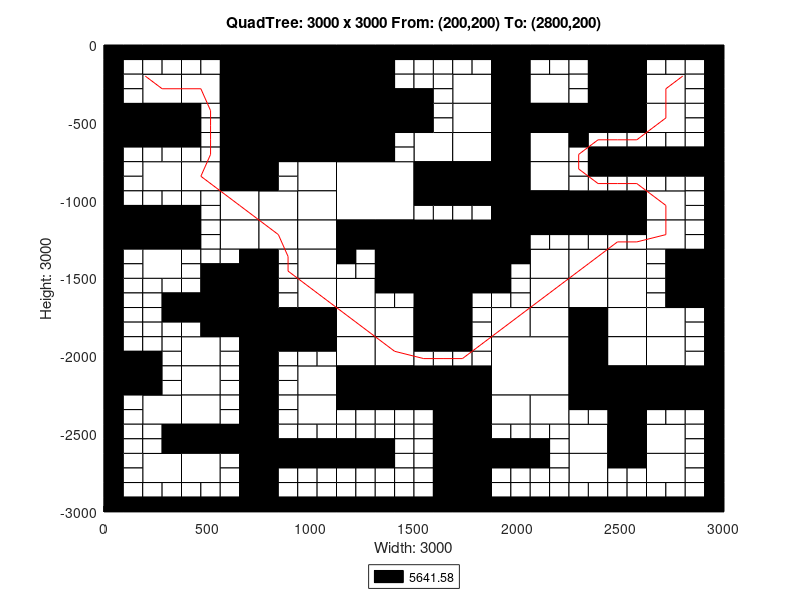

Here is the MATLAB script that generated this plot:
axis([0 3000 -3000 0]);
title('QuadTree: 3000 x 3000 From: (200,200) To: (2800,200)');
xlabel('Width: 3000');
ylabel('Height: 3000');
rectangle('Position',[750 -375 375 375], 'FaceColor',[0 0 0]);
rectangle('Position',[750 -750 375 375], 'FaceColor',[0 0 0]);
rectangle('Position',[1125 -1125 375 375], 'FaceColor',[1 1 1]);
rectangle('Position',[1500 -1500 375 375], 'FaceColor',[0 0 0]);
rectangle('Position',[1875 -2250 375 375], 'FaceColor',[1 1 1]);
rectangle('Position',[187.5 -375 187.5 187.5], 'FaceColor',[1 1 1]);
rectangle('Position',[562.5 -187.5 187.5 187.5], 'FaceColor',[0 0 0]);
rectangle('Position',[375 -375 187.5 187.5], 'FaceColor',[1 1 1]);
rectangle('Position',[562.5 -375 187.5 187.5], 'FaceColor',[0 0 0]);
rectangle('Position',[0 -562.5 187.5 187.5], 'FaceColor',[0 0 0]);
rectangle('Position',[187.5 -562.5 187.5 187.5], 'FaceColor',[0 0 0]);
rectangle('Position',[562.5 -562.5 187.5 187.5], 'FaceColor',[0 0 0]);
rectangle('Position',[562.5 -750 187.5 187.5], 'FaceColor',[0 0 0]);
rectangle('Position',[1125 -187.5 187.5 187.5], 'FaceColor',[0 0 0]);
rectangle('Position',[1125 -375 187.5 187.5], 'FaceColor',[0 0 0]);
rectangle('Position',[1125 -562.5 187.5 187.5], 'FaceColor',[0 0 0]);
rectangle('Position',[1312.5 -562.5 187.5 187.5], 'FaceColor',[0 0 0]);
rectangle('Position',[1125 -750 187.5 187.5], 'FaceColor',[0 0 0]);
rectangle('Position',[187.5 -937.5 187.5 187.5], 'FaceColor',[1 1 1]);
rectangle('Position',[375 -937.5 187.5 187.5], 'FaceColor',[1 1 1]);
rectangle('Position',[562.5 -937.5 187.5 187.5], 'FaceColor',[0 0 0]);
rectangle('Position',[562.5 -1125 187.5 187.5], 'FaceColor',[1 1 1]);
rectangle('Position',[0 -1312.5 187.5 187.5], 'FaceColor',[0 0 0]);
rectangle('Position',[187.5 -1312.5 187.5 187.5], 'FaceColor',[0 0 0]);
rectangle('Position',[187.5 -1500 187.5 187.5], 'FaceColor',[1 1 1]);
rectangle('Position',[562.5 -1312.5 187.5 187.5], 'FaceColor',[1 1 1]);
rectangle('Position',[937.5 -937.5 187.5 187.5], 'FaceColor',[1 1 1]);
rectangle('Position',[750 -1125 187.5 187.5], 'FaceColor',[1 1 1]);
rectangle('Position',[937.5 -1125 187.5 187.5], 'FaceColor',[1 1 1]);
rectangle('Position',[750 -1312.5 187.5 187.5], 'FaceColor',[1 1 1]);
rectangle('Position',[937.5 -1312.5 187.5 187.5], 'FaceColor',[1 1 1]);
rectangle('Position',[937.5 -1500 187.5 187.5], 'FaceColor',[1 1 1]);
rectangle('Position',[1125 -1312.5 187.5 187.5], 'FaceColor',[0 0 0]);
rectangle('Position',[1312.5 -1312.5 187.5 187.5], 'FaceColor',[0 0 0]);
rectangle('Position',[1312.5 -1500 187.5 187.5], 'FaceColor',[0 0 0]);
rectangle('Position',[1687.5 -375 187.5 187.5], 'FaceColor',[1 1 1]);
rectangle('Position',[1875 -187.5 187.5 187.5], 'FaceColor',[0 0 0]);
rectangle('Position',[1875 -375 187.5 187.5], 'FaceColor',[0 0 0]);
rectangle('Position',[2062.5 -375 187.5 187.5], 'FaceColor',[1 1 1]);
rectangle('Position',[1687.5 -562.5 187.5 187.5], 'FaceColor',[1 1 1]);
rectangle('Position',[1500 -750 187.5 187.5], 'FaceColor',[1 1 1]);
rectangle('Position',[1687.5 -750 187.5 187.5], 'FaceColor',[1 1 1]);
rectangle('Position',[1875 -562.5 187.5 187.5], 'FaceColor',[0 0 0]);
rectangle('Position',[2062.5 -562.5 187.5 187.5], 'FaceColor',[0 0 0]);
rectangle('Position',[1875 -750 187.5 187.5], 'FaceColor',[0 0 0]);
rectangle('Position',[2062.5 -750 187.5 187.5], 'FaceColor',[1 1 1]);
rectangle('Position',[2437.5 -187.5 187.5 187.5], 'FaceColor',[0 0 0]);
rectangle('Position',[2437.5 -375 187.5 187.5], 'FaceColor',[0 0 0]);
rectangle('Position',[2625 -375 187.5 187.5], 'FaceColor',[1 1 1]);
rectangle('Position',[2250 -562.5 187.5 187.5], 'FaceColor',[0 0 0]);
rectangle('Position',[2437.5 -562.5 187.5 187.5], 'FaceColor',[0 0 0]);
rectangle('Position',[2625 -562.5 187.5 187.5], 'FaceColor',[1 1 1]);
rectangle('Position',[1500 -937.5 187.5 187.5], 'FaceColor',[0 0 0]);
rectangle('Position',[1687.5 -937.5 187.5 187.5], 'FaceColor',[0 0 0]);
rectangle('Position',[1875 -937.5 187.5 187.5], 'FaceColor',[0 0 0]);
rectangle('Position',[2062.5 -937.5 187.5 187.5], 'FaceColor',[1 1 1]);
rectangle('Position',[1875 -1125 187.5 187.5], 'FaceColor',[0 0 0]);
rectangle('Position',[2062.5 -1125 187.5 187.5], 'FaceColor',[0 0 0]);
rectangle('Position',[1875 -1312.5 187.5 187.5], 'FaceColor',[0 0 0]);
rectangle('Position',[2062.5 -1500 187.5 187.5], 'FaceColor',[1 1 1]);
rectangle('Position',[2250 -1125 187.5 187.5], 'FaceColor',[0 0 0]);
rectangle('Position',[2437.5 -1125 187.5 187.5], 'FaceColor',[0 0 0]);
rectangle('Position',[2625 -1125 187.5 187.5], 'FaceColor',[1 1 1]);
rectangle('Position',[2250 -1500 187.5 187.5], 'FaceColor',[1 1 1]);
rectangle('Position',[2437.5 -1500 187.5 187.5], 'FaceColor',[1 1 1]);
rectangle('Position',[2625 -1312.5 187.5 187.5], 'FaceColor',[1 1 1]);
rectangle('Position',[2812.5 -1500 187.5 187.5], 'FaceColor',[0 0 0]);
rectangle('Position',[562.5 -1687.5 187.5 187.5], 'FaceColor',[0 0 0]);
rectangle('Position',[562.5 -1875 187.5 187.5], 'FaceColor',[0 0 0]);
rectangle('Position',[0 -2250 187.5 187.5], 'FaceColor',[0 0 0]);
rectangle('Position',[375 -2062.5 187.5 187.5], 'FaceColor',[1 1 1]);
rectangle('Position',[375 -2250 187.5 187.5], 'FaceColor',[1 1 1]);
rectangle('Position',[937.5 -1687.5 187.5 187.5], 'FaceColor',[1 1 1]);
rectangle('Position',[750 -1875 187.5 187.5], 'FaceColor',[0 0 0]);
rectangle('Position',[937.5 -1875 187.5 187.5], 'FaceColor',[0 0 0]);
rectangle('Position',[1125 -1687.5 187.5 187.5], 'FaceColor',[1 1 1]);
rectangle('Position',[1125 -1875 187.5 187.5], 'FaceColor',[1 1 1]);
rectangle('Position',[1312.5 -1875 187.5 187.5], 'FaceColor',[1 1 1]);
rectangle('Position',[937.5 -2250 187.5 187.5], 'FaceColor',[1 1 1]);
rectangle('Position',[1125 -2062.5 187.5 187.5], 'FaceColor',[1 1 1]);
rectangle('Position',[1312.5 -2062.5 187.5 187.5], 'FaceColor',[1 1 1]);
rectangle('Position',[1125 -2250 187.5 187.5], 'FaceColor',[0 0 0]);
rectangle('Position',[1312.5 -2250 187.5 187.5], 'FaceColor',[0 0 0]);
rectangle('Position',[187.5 -2437.5 187.5 187.5], 'FaceColor',[1 1 1]);
rectangle('Position',[375 -2437.5 187.5 187.5], 'FaceColor',[1 1 1]);
rectangle('Position',[375 -2625 187.5 187.5], 'FaceColor',[0 0 0]);
rectangle('Position',[562.5 -2625 187.5 187.5], 'FaceColor',[0 0 0]);
rectangle('Position',[187.5 -2812.5 187.5 187.5], 'FaceColor',[1 1 1]);
rectangle('Position',[375 -2812.5 187.5 187.5], 'FaceColor',[1 1 1]);
rectangle('Position',[937.5 -2437.5 187.5 187.5], 'FaceColor',[1 1 1]);
rectangle('Position',[1500 -1687.5 187.5 187.5], 'FaceColor',[0 0 0]);
rectangle('Position',[1500 -1875 187.5 187.5], 'FaceColor',[0 0 0]);
rectangle('Position',[2062.5 -1687.5 187.5 187.5], 'FaceColor',[1 1 1]);
rectangle('Position',[1875 -1875 187.5 187.5], 'FaceColor',[1 1 1]);
rectangle('Position',[2062.5 -1875 187.5 187.5], 'FaceColor',[1 1 1]);
rectangle('Position',[1500 -2250 187.5 187.5], 'FaceColor',[0 0 0]);
rectangle('Position',[1687.5 -2250 187.5 187.5], 'FaceColor',[0 0 0]);
rectangle('Position',[2250 -1687.5 187.5 187.5], 'FaceColor',[1 1 1]);
rectangle('Position',[2437.5 -1687.5 187.5 187.5], 'FaceColor',[1 1 1]);
rectangle('Position',[2250 -1875 187.5 187.5], 'FaceColor',[0 0 0]);
rectangle('Position',[2437.5 -1875 187.5 187.5], 'FaceColor',[1 1 1]);
rectangle('Position',[2812.5 -1687.5 187.5 187.5], 'FaceColor',[0 0 0]);
rectangle('Position',[2625 -1875 187.5 187.5], 'FaceColor',[1 1 1]);
rectangle('Position',[2250 -2062.5 187.5 187.5], 'FaceColor',[0 0 0]);
rectangle('Position',[2437.5 -2062.5 187.5 187.5], 'FaceColor',[1 1 1]);
rectangle('Position',[2250 -2250 187.5 187.5], 'FaceColor',[0 0 0]);
rectangle('Position',[2437.5 -2250 187.5 187.5], 'FaceColor',[0 0 0]);
rectangle('Position',[2625 -2062.5 187.5 187.5], 'FaceColor',[1 1 1]);
rectangle('Position',[2625 -2250 187.5 187.5], 'FaceColor',[0 0 0]);
rectangle('Position',[2812.5 -2250 187.5 187.5], 'FaceColor',[0 0 0]);
rectangle('Position',[1687.5 -2437.5 187.5 187.5], 'FaceColor',[0 0 0]);
rectangle('Position',[1687.5 -2625 187.5 187.5], 'FaceColor',[0 0 0]);
rectangle('Position',[1875 -2437.5 187.5 187.5], 'FaceColor',[1 1 1]);
rectangle('Position',[2062.5 -2437.5 187.5 187.5], 'FaceColor',[1 1 1]);
rectangle('Position',[1687.5 -2812.5 187.5 187.5], 'FaceColor',[0 0 0]);
rectangle('Position',[1687.5 -3000 187.5 187.5], 'FaceColor',[0 0 0]);
rectangle('Position',[2437.5 -2437.5 187.5 187.5], 'FaceColor',[0 0 0]);
rectangle('Position',[2250 -2625 187.5 187.5], 'FaceColor',[1 1 1]);
rectangle('Position',[2437.5 -2625 187.5 187.5], 'FaceColor',[0 0 0]);
rectangle('Position',[2625 -2625 187.5 187.5], 'FaceColor',[1 1 1]);
rectangle('Position',[2250 -2812.5 187.5 187.5], 'FaceColor',[1 1 1]);
rectangle('Position',[2625 -2812.5 187.5 187.5], 'FaceColor',[1 1 1]);
rectangle('Position',[0 -93.75 93.75 93.75], 'FaceColor',[0 0 0]);
rectangle('Position',[93.75 -93.75 93.75 93.75], 'FaceColor',[0 0 0]);
rectangle('Position',[0 -187.5 93.75 93.75], 'FaceColor',[0 0 0]);
rectangle('Position',[93.75 -187.5 93.75 93.75], 'FaceColor',[1 1 1]);
rectangle('Position',[187.5 -93.75 93.75 93.75], 'FaceColor',[0 0 0]);
rectangle('Position',[281.25 -93.75 93.75 93.75], 'FaceColor',[0 0 0]);
rectangle('Position',[187.5 -187.5 93.75 93.75], 'FaceColor',[1 1 1]);
rectangle('Position',[281.25 -187.5 93.75 93.75], 'FaceColor',[1 1 1]);
rectangle('Position',[0 -281.25 93.75 93.75], 'FaceColor',[0 0 0]);
rectangle('Position',[93.75 -281.25 93.75 93.75], 'FaceColor',[1 1 1]);
rectangle('Position',[0 -375 93.75 93.75], 'FaceColor',[0 0 0]);
rectangle('Position',[93.75 -375 93.75 93.75], 'FaceColor',[1 1 1]);
rectangle('Position',[375 -93.75 93.75 93.75], 'FaceColor',[0 0 0]);
rectangle('Position',[468.75 -93.75 93.75 93.75], 'FaceColor',[0 0 0]);
rectangle('Position',[375 -187.5 93.75 93.75], 'FaceColor',[1 1 1]);
rectangle('Position',[468.75 -187.5 93.75 93.75], 'FaceColor',[1 1 1]);
rectangle('Position',[0 -656.25 93.75 93.75], 'FaceColor',[0 0 0]);
rectangle('Position',[93.75 -656.25 93.75 93.75], 'FaceColor',[0 0 0]);
rectangle('Position',[0 -750 93.75 93.75], 'FaceColor',[0 0 0]);
rectangle('Position',[93.75 -750 93.75 93.75], 'FaceColor',[1 1 1]);
rectangle('Position',[187.5 -656.25 93.75 93.75], 'FaceColor',[0 0 0]);
rectangle('Position',[281.25 -656.25 93.75 93.75], 'FaceColor',[0 0 0]);
rectangle('Position',[187.5 -750 93.75 93.75], 'FaceColor',[1 1 1]);
rectangle('Position',[281.25 -750 93.75 93.75], 'FaceColor',[1 1 1]);
rectangle('Position',[375 -468.75 93.75 93.75], 'FaceColor',[0 0 0]);
rectangle('Position',[468.75 -468.75 93.75 93.75], 'FaceColor',[1 1 1]);
rectangle('Position',[375 -562.5 93.75 93.75], 'FaceColor',[0 0 0]);
rectangle('Position',[468.75 -562.5 93.75 93.75], 'FaceColor',[1 1 1]);
rectangle('Position',[375 -656.25 93.75 93.75], 'FaceColor',[0 0 0]);
rectangle('Position',[468.75 -656.25 93.75 93.75], 'FaceColor',[1 1 1]);
rectangle('Position',[375 -750 93.75 93.75], 'FaceColor',[1 1 1]);
rectangle('Position',[468.75 -750 93.75 93.75], 'FaceColor',[1 1 1]);
rectangle('Position',[1312.5 -93.75 93.75 93.75], 'FaceColor',[0 0 0]);
rectangle('Position',[1406.25 -93.75 93.75 93.75], 'FaceColor',[0 0 0]);
rectangle('Position',[1312.5 -187.5 93.75 93.75], 'FaceColor',[0 0 0]);
rectangle('Position',[1406.25 -187.5 93.75 93.75], 'FaceColor',[1 1 1]);
rectangle('Position',[1312.5 -281.25 93.75 93.75], 'FaceColor',[0 0 0]);
rectangle('Position',[1406.25 -281.25 93.75 93.75], 'FaceColor',[1 1 1]);
rectangle('Position',[1312.5 -375 93.75 93.75], 'FaceColor',[0 0 0]);
rectangle('Position',[1406.25 -375 93.75 93.75], 'FaceColor',[0 0 0]);
rectangle('Position',[1312.5 -656.25 93.75 93.75], 'FaceColor',[0 0 0]);
rectangle('Position',[1406.25 -656.25 93.75 93.75], 'FaceColor',[1 1 1]);
rectangle('Position',[1312.5 -750 93.75 93.75], 'FaceColor',[0 0 0]);
rectangle('Position',[1406.25 -750 93.75 93.75], 'FaceColor',[1 1 1]);
rectangle('Position',[0 -843.75 93.75 93.75], 'FaceColor',[0 0 0]);
rectangle('Position',[93.75 -843.75 93.75 93.75], 'FaceColor',[1 1 1]);
rectangle('Position',[0 -937.5 93.75 93.75], 'FaceColor',[0 0 0]);
rectangle('Position',[93.75 -937.5 93.75 93.75], 'FaceColor',[1 1 1]);
rectangle('Position',[0 -1031.25 93.75 93.75], 'FaceColor',[0 0 0]);
rectangle('Position',[93.75 -1031.25 93.75 93.75], 'FaceColor',[1 1 1]);
rectangle('Position',[0 -1125 93.75 93.75], 'FaceColor',[0 0 0]);
rectangle('Position',[93.75 -1125 93.75 93.75], 'FaceColor',[0 0 0]);
rectangle('Position',[187.5 -1031.25 93.75 93.75], 'FaceColor',[1 1 1]);
rectangle('Position',[281.25 -1031.25 93.75 93.75], 'FaceColor',[1 1 1]);
rectangle('Position',[187.5 -1125 93.75 93.75], 'FaceColor',[0 0 0]);
rectangle('Position',[281.25 -1125 93.75 93.75], 'FaceColor',[0 0 0]);
rectangle('Position',[375 -1031.25 93.75 93.75], 'FaceColor',[1 1 1]);
rectangle('Position',[468.75 -1031.25 93.75 93.75], 'FaceColor',[1 1 1]);
rectangle('Position',[375 -1125 93.75 93.75], 'FaceColor',[0 0 0]);
rectangle('Position',[468.75 -1125 93.75 93.75], 'FaceColor',[1 1 1]);
rectangle('Position',[0 -1406.25 93.75 93.75], 'FaceColor',[0 0 0]);
rectangle('Position',[93.75 -1406.25 93.75 93.75], 'FaceColor',[1 1 1]);
rectangle('Position',[0 -1500 93.75 93.75], 'FaceColor',[0 0 0]);
rectangle('Position',[93.75 -1500 93.75 93.75], 'FaceColor',[1 1 1]);
rectangle('Position',[375 -1218.75 93.75 93.75], 'FaceColor',[0 0 0]);
rectangle('Position',[468.75 -1218.75 93.75 93.75], 'FaceColor',[1 1 1]);
rectangle('Position',[375 -1312.5 93.75 93.75], 'FaceColor',[0 0 0]);
rectangle('Position',[468.75 -1312.5 93.75 93.75], 'FaceColor',[1 1 1]);
rectangle('Position',[375 -1406.25 93.75 93.75], 'FaceColor',[1 1 1]);
rectangle('Position',[468.75 -1406.25 93.75 93.75], 'FaceColor',[1 1 1]);
rectangle('Position',[375 -1500 93.75 93.75], 'FaceColor',[1 1 1]);
rectangle('Position',[468.75 -1500 93.75 93.75], 'FaceColor',[0 0 0]);
rectangle('Position',[562.5 -1406.25 93.75 93.75], 'FaceColor',[1 1 1]);
rectangle('Position',[656.25 -1406.25 93.75 93.75], 'FaceColor',[0 0 0]);
rectangle('Position',[562.5 -1500 93.75 93.75], 'FaceColor',[0 0 0]);
rectangle('Position',[656.25 -1500 93.75 93.75], 'FaceColor',[0 0 0]);
rectangle('Position',[750 -843.75 93.75 93.75], 'FaceColor',[0 0 0]);
rectangle('Position',[843.75 -843.75 93.75 93.75], 'FaceColor',[1 1 1]);
rectangle('Position',[750 -937.5 93.75 93.75], 'FaceColor',[0 0 0]);
rectangle('Position',[843.75 -937.5 93.75 93.75], 'FaceColor',[1 1 1]);
rectangle('Position',[750 -1406.25 93.75 93.75], 'FaceColor',[0 0 0]);
rectangle('Position',[843.75 -1406.25 93.75 93.75], 'FaceColor',[1 1 1]);
rectangle('Position',[750 -1500 93.75 93.75], 'FaceColor',[0 0 0]);
rectangle('Position',[843.75 -1500 93.75 93.75], 'FaceColor',[1 1 1]);
rectangle('Position',[1125 -1406.25 93.75 93.75], 'FaceColor',[0 0 0]);
rectangle('Position',[1218.75 -1406.25 93.75 93.75], 'FaceColor',[1 1 1]);
rectangle('Position',[1125 -1500 93.75 93.75], 'FaceColor',[1 1 1]);
rectangle('Position',[1218.75 -1500 93.75 93.75], 'FaceColor',[1 1 1]);
rectangle('Position',[1500 -93.75 93.75 93.75], 'FaceColor',[0 0 0]);
rectangle('Position',[1593.75 -93.75 93.75 93.75], 'FaceColor',[0 0 0]);
rectangle('Position',[1500 -187.5 93.75 93.75], 'FaceColor',[1 1 1]);
rectangle('Position',[1593.75 -187.5 93.75 93.75], 'FaceColor',[1 1 1]);
rectangle('Position',[1687.5 -93.75 93.75 93.75], 'FaceColor',[0 0 0]);
rectangle('Position',[1781.25 -93.75 93.75 93.75], 'FaceColor',[0 0 0]);
rectangle('Position',[1687.5 -187.5 93.75 93.75], 'FaceColor',[1 1 1]);
rectangle('Position',[1781.25 -187.5 93.75 93.75], 'FaceColor',[1 1 1]);
rectangle('Position',[1500 -281.25 93.75 93.75], 'FaceColor',[1 1 1]);
rectangle('Position',[1593.75 -281.25 93.75 93.75], 'FaceColor',[1 1 1]);
rectangle('Position',[1500 -375 93.75 93.75], 'FaceColor',[0 0 0]);
rectangle('Position',[1593.75 -375 93.75 93.75], 'FaceColor',[1 1 1]);
rectangle('Position',[2062.5 -93.75 93.75 93.75], 'FaceColor',[0 0 0]);
rectangle('Position',[2156.25 -93.75 93.75 93.75], 'FaceColor',[0 0 0]);
rectangle('Position',[2062.5 -187.5 93.75 93.75], 'FaceColor',[1 1 1]);
rectangle('Position',[2156.25 -187.5 93.75 93.75], 'FaceColor',[1 1 1]);
rectangle('Position',[1500 -468.75 93.75 93.75], 'FaceColor',[0 0 0]);
rectangle('Position',[1593.75 -468.75 93.75 93.75], 'FaceColor',[1 1 1]);
rectangle('Position',[1500 -562.5 93.75 93.75], 'FaceColor',[0 0 0]);
rectangle('Position',[1593.75 -562.5 93.75 93.75], 'FaceColor',[1 1 1]);
rectangle('Position',[2250 -93.75 93.75 93.75], 'FaceColor',[0 0 0]);
rectangle('Position',[2343.75 -93.75 93.75 93.75], 'FaceColor',[0 0 0]);
rectangle('Position',[2250 -187.5 93.75 93.75], 'FaceColor',[1 1 1]);
rectangle('Position',[2343.75 -187.5 93.75 93.75], 'FaceColor',[0 0 0]);
rectangle('Position',[2250 -281.25 93.75 93.75], 'FaceColor',[1 1 1]);
rectangle('Position',[2343.75 -281.25 93.75 93.75], 'FaceColor',[0 0 0]);
rectangle('Position',[2250 -375 93.75 93.75], 'FaceColor',[1 1 1]);
rectangle('Position',[2343.75 -375 93.75 93.75], 'FaceColor',[0 0 0]);
rectangle('Position',[2625 -93.75 93.75 93.75], 'FaceColor',[0 0 0]);
rectangle('Position',[2718.75 -93.75 93.75 93.75], 'FaceColor',[0 0 0]);
rectangle('Position',[2625 -187.5 93.75 93.75], 'FaceColor',[1 1 1]);
rectangle('Position',[2718.75 -187.5 93.75 93.75], 'FaceColor',[1 1 1]);
rectangle('Position',[2812.5 -93.75 93.75 93.75], 'FaceColor',[0 0 0]);
rectangle('Position',[2906.25 -93.75 93.75 93.75], 'FaceColor',[0 0 0]);
rectangle('Position',[2812.5 -187.5 93.75 93.75], 'FaceColor',[1 1 1]);
rectangle('Position',[2906.25 -187.5 93.75 93.75], 'FaceColor',[0 0 0]);
rectangle('Position',[2812.5 -281.25 93.75 93.75], 'FaceColor',[1 1 1]);
rectangle('Position',[2906.25 -281.25 93.75 93.75], 'FaceColor',[0 0 0]);
rectangle('Position',[2812.5 -375 93.75 93.75], 'FaceColor',[1 1 1]);
rectangle('Position',[2906.25 -375 93.75 93.75], 'FaceColor',[0 0 0]);
rectangle('Position',[2250 -656.25 93.75 93.75], 'FaceColor',[0 0 0]);
rectangle('Position',[2343.75 -656.25 93.75 93.75], 'FaceColor',[1 1 1]);
rectangle('Position',[2250 -750 93.75 93.75], 'FaceColor',[1 1 1]);
rectangle('Position',[2343.75 -750 93.75 93.75], 'FaceColor',[0 0 0]);
rectangle('Position',[2437.5 -656.25 93.75 93.75], 'FaceColor',[1 1 1]);
rectangle('Position',[2531.25 -656.25 93.75 93.75], 'FaceColor',[1 1 1]);
rectangle('Position',[2437.5 -750 93.75 93.75], 'FaceColor',[0 0 0]);
rectangle('Position',[2531.25 -750 93.75 93.75], 'FaceColor',[0 0 0]);
rectangle('Position',[2812.5 -468.75 93.75 93.75], 'FaceColor',[1 1 1]);
rectangle('Position',[2906.25 -468.75 93.75 93.75], 'FaceColor',[0 0 0]);
rectangle('Position',[2812.5 -562.5 93.75 93.75], 'FaceColor',[1 1 1]);
rectangle('Position',[2906.25 -562.5 93.75 93.75], 'FaceColor',[0 0 0]);
rectangle('Position',[2625 -656.25 93.75 93.75], 'FaceColor',[1 1 1]);
rectangle('Position',[2718.75 -656.25 93.75 93.75], 'FaceColor',[1 1 1]);
rectangle('Position',[2625 -750 93.75 93.75], 'FaceColor',[0 0 0]);
rectangle('Position',[2718.75 -750 93.75 93.75], 'FaceColor',[0 0 0]);
rectangle('Position',[2812.5 -656.25 93.75 93.75], 'FaceColor',[1 1 1]);
rectangle('Position',[2906.25 -656.25 93.75 93.75], 'FaceColor',[0 0 0]);
rectangle('Position',[2812.5 -750 93.75 93.75], 'FaceColor',[0 0 0]);
rectangle('Position',[2906.25 -750 93.75 93.75], 'FaceColor',[0 0 0]);
rectangle('Position',[1500 -1031.25 93.75 93.75], 'FaceColor',[0 0 0]);
rectangle('Position',[1593.75 -1031.25 93.75 93.75], 'FaceColor',[0 0 0]);
rectangle('Position',[1500 -1125 93.75 93.75], 'FaceColor',[1 1 1]);
rectangle('Position',[1593.75 -1125 93.75 93.75], 'FaceColor',[1 1 1]);
rectangle('Position',[1687.5 -1031.25 93.75 93.75], 'FaceColor',[0 0 0]);
rectangle('Position',[1781.25 -1031.25 93.75 93.75], 'FaceColor',[0 0 0]);
rectangle('Position',[1687.5 -1125 93.75 93.75], 'FaceColor',[1 1 1]);
rectangle('Position',[1781.25 -1125 93.75 93.75], 'FaceColor',[1 1 1]);
rectangle('Position',[2062.5 -1218.75 93.75 93.75], 'FaceColor',[0 0 0]);
rectangle('Position',[2156.25 -1218.75 93.75 93.75], 'FaceColor',[0 0 0]);
rectangle('Position',[2062.5 -1312.5 93.75 93.75], 'FaceColor',[1 1 1]);
rectangle('Position',[2156.25 -1312.5 93.75 93.75], 'FaceColor',[1 1 1]);
rectangle('Position',[1875 -1406.25 93.75 93.75], 'FaceColor',[0 0 0]);
rectangle('Position',[1968.75 -1406.25 93.75 93.75], 'FaceColor',[0 0 0]);
rectangle('Position',[1875 -1500 93.75 93.75], 'FaceColor',[0 0 0]);
rectangle('Position',[1968.75 -1500 93.75 93.75], 'FaceColor',[1 1 1]);
rectangle('Position',[2250 -843.75 93.75 93.75], 'FaceColor',[1 1 1]);
rectangle('Position',[2343.75 -843.75 93.75 93.75], 'FaceColor',[0 0 0]);
rectangle('Position',[2250 -937.5 93.75 93.75], 'FaceColor',[1 1 1]);
rectangle('Position',[2343.75 -937.5 93.75 93.75], 'FaceColor',[1 1 1]);
rectangle('Position',[2437.5 -843.75 93.75 93.75], 'FaceColor',[0 0 0]);
rectangle('Position',[2531.25 -843.75 93.75 93.75], 'FaceColor',[0 0 0]);
rectangle('Position',[2437.5 -937.5 93.75 93.75], 'FaceColor',[1 1 1]);
rectangle('Position',[2531.25 -937.5 93.75 93.75], 'FaceColor',[1 1 1]);
rectangle('Position',[2625 -843.75 93.75 93.75], 'FaceColor',[0 0 0]);
rectangle('Position',[2718.75 -843.75 93.75 93.75], 'FaceColor',[0 0 0]);
rectangle('Position',[2625 -937.5 93.75 93.75], 'FaceColor',[1 1 1]);
rectangle('Position',[2718.75 -937.5 93.75 93.75], 'FaceColor',[1 1 1]);
rectangle('Position',[2812.5 -843.75 93.75 93.75], 'FaceColor',[0 0 0]);
rectangle('Position',[2906.25 -843.75 93.75 93.75], 'FaceColor',[0 0 0]);
rectangle('Position',[2812.5 -937.5 93.75 93.75], 'FaceColor',[1 1 1]);
rectangle('Position',[2906.25 -937.5 93.75 93.75], 'FaceColor',[0 0 0]);
rectangle('Position',[2812.5 -1031.25 93.75 93.75], 'FaceColor',[1 1 1]);
rectangle('Position',[2906.25 -1031.25 93.75 93.75], 'FaceColor',[0 0 0]);
rectangle('Position',[2812.5 -1125 93.75 93.75], 'FaceColor',[1 1 1]);
rectangle('Position',[2906.25 -1125 93.75 93.75], 'FaceColor',[0 0 0]);
rectangle('Position',[2250 -1218.75 93.75 93.75], 'FaceColor',[0 0 0]);
rectangle('Position',[2343.75 -1218.75 93.75 93.75], 'FaceColor',[0 0 0]);
rectangle('Position',[2250 -1312.5 93.75 93.75], 'FaceColor',[1 1 1]);
rectangle('Position',[2343.75 -1312.5 93.75 93.75], 'FaceColor',[1 1 1]);
rectangle('Position',[2437.5 -1218.75 93.75 93.75], 'FaceColor',[0 0 0]);
rectangle('Position',[2531.25 -1218.75 93.75 93.75], 'FaceColor',[0 0 0]);
rectangle('Position',[2437.5 -1312.5 93.75 93.75], 'FaceColor',[1 1 1]);
rectangle('Position',[2531.25 -1312.5 93.75 93.75], 'FaceColor',[1 1 1]);
rectangle('Position',[2812.5 -1218.75 93.75 93.75], 'FaceColor',[1 1 1]);
rectangle('Position',[2906.25 -1218.75 93.75 93.75], 'FaceColor',[0 0 0]);
rectangle('Position',[2812.5 -1312.5 93.75 93.75], 'FaceColor',[1 1 1]);
rectangle('Position',[2906.25 -1312.5 93.75 93.75], 'FaceColor',[0 0 0]);
rectangle('Position',[2625 -1406.25 93.75 93.75], 'FaceColor',[1 1 1]);
rectangle('Position',[2718.75 -1406.25 93.75 93.75], 'FaceColor',[0 0 0]);
rectangle('Position',[2625 -1500 93.75 93.75], 'FaceColor',[1 1 1]);
rectangle('Position',[2718.75 -1500 93.75 93.75], 'FaceColor',[0 0 0]);
rectangle('Position',[0 -1593.75 93.75 93.75], 'FaceColor',[0 0 0]);
rectangle('Position',[93.75 -1593.75 93.75 93.75], 'FaceColor',[1 1 1]);
rectangle('Position',[0 -1687.5 93.75 93.75], 'FaceColor',[0 0 0]);
rectangle('Position',[93.75 -1687.5 93.75 93.75], 'FaceColor',[1 1 1]);
rectangle('Position',[187.5 -1593.75 93.75 93.75], 'FaceColor',[1 1 1]);
rectangle('Position',[281.25 -1593.75 93.75 93.75], 'FaceColor',[1 1 1]);
rectangle('Position',[187.5 -1687.5 93.75 93.75], 'FaceColor',[1 1 1]);
rectangle('Position',[281.25 -1687.5 93.75 93.75], 'FaceColor',[0 0 0]);
rectangle('Position',[0 -1781.25 93.75 93.75], 'FaceColor',[0 0 0]);
rectangle('Position',[93.75 -1781.25 93.75 93.75], 'FaceColor',[1 1 1]);
rectangle('Position',[0 -1875 93.75 93.75], 'FaceColor',[0 0 0]);
rectangle('Position',[93.75 -1875 93.75 93.75], 'FaceColor',[1 1 1]);
rectangle('Position',[187.5 -1781.25 93.75 93.75], 'FaceColor',[1 1 1]);
rectangle('Position',[281.25 -1781.25 93.75 93.75], 'FaceColor',[0 0 0]);
rectangle('Position',[187.5 -1875 93.75 93.75], 'FaceColor',[1 1 1]);
rectangle('Position',[281.25 -1875 93.75 93.75], 'FaceColor',[1 1 1]);
rectangle('Position',[375 -1593.75 93.75 93.75], 'FaceColor',[1 1 1]);
rectangle('Position',[468.75 -1593.75 93.75 93.75], 'FaceColor',[0 0 0]);
rectangle('Position',[375 -1687.5 93.75 93.75], 'FaceColor',[0 0 0]);
rectangle('Position',[468.75 -1687.5 93.75 93.75], 'FaceColor',[0 0 0]);
rectangle('Position',[375 -1781.25 93.75 93.75], 'FaceColor',[0 0 0]);
rectangle('Position',[468.75 -1781.25 93.75 93.75], 'FaceColor',[0 0 0]);
rectangle('Position',[375 -1875 93.75 93.75], 'FaceColor',[1 1 1]);
rectangle('Position',[468.75 -1875 93.75 93.75], 'FaceColor',[0 0 0]);
rectangle('Position',[0 -1968.75 93.75 93.75], 'FaceColor',[0 0 0]);
rectangle('Position',[93.75 -1968.75 93.75 93.75], 'FaceColor',[1 1 1]);
rectangle('Position',[0 -2062.5 93.75 93.75], 'FaceColor',[0 0 0]);
rectangle('Position',[93.75 -2062.5 93.75 93.75], 'FaceColor',[0 0 0]);
rectangle('Position',[187.5 -1968.75 93.75 93.75], 'FaceColor',[1 1 1]);
rectangle('Position',[281.25 -1968.75 93.75 93.75], 'FaceColor',[1 1 1]);
rectangle('Position',[187.5 -2062.5 93.75 93.75], 'FaceColor',[0 0 0]);
rectangle('Position',[281.25 -2062.5 93.75 93.75], 'FaceColor',[1 1 1]);
rectangle('Position',[187.5 -2156.25 93.75 93.75], 'FaceColor',[0 0 0]);
rectangle('Position',[281.25 -2156.25 93.75 93.75], 'FaceColor',[1 1 1]);
rectangle('Position',[187.5 -2250 93.75 93.75], 'FaceColor',[0 0 0]);
rectangle('Position',[281.25 -2250 93.75 93.75], 'FaceColor',[1 1 1]);
rectangle('Position',[562.5 -1968.75 93.75 93.75], 'FaceColor',[1 1 1]);
rectangle('Position',[656.25 -1968.75 93.75 93.75], 'FaceColor',[0 0 0]);
rectangle('Position',[562.5 -2062.5 93.75 93.75], 'FaceColor',[1 1 1]);
rectangle('Position',[656.25 -2062.5 93.75 93.75], 'FaceColor',[0 0 0]);
rectangle('Position',[562.5 -2156.25 93.75 93.75], 'FaceColor',[1 1 1]);
rectangle('Position',[656.25 -2156.25 93.75 93.75], 'FaceColor',[0 0 0]);
rectangle('Position',[562.5 -2250 93.75 93.75], 'FaceColor',[1 1 1]);
rectangle('Position',[656.25 -2250 93.75 93.75], 'FaceColor',[0 0 0]);
rectangle('Position',[750 -1593.75 93.75 93.75], 'FaceColor',[0 0 0]);
rectangle('Position',[843.75 -1593.75 93.75 93.75], 'FaceColor',[1 1 1]);
rectangle('Position',[750 -1687.5 93.75 93.75], 'FaceColor',[0 0 0]);
rectangle('Position',[843.75 -1687.5 93.75 93.75], 'FaceColor',[1 1 1]);
rectangle('Position',[1312.5 -1593.75 93.75 93.75], 'FaceColor',[0 0 0]);
rectangle('Position',[1406.25 -1593.75 93.75 93.75], 'FaceColor',[0 0 0]);
rectangle('Position',[1312.5 -1687.5 93.75 93.75], 'FaceColor',[1 1 1]);
rectangle('Position',[1406.25 -1687.5 93.75 93.75], 'FaceColor',[1 1 1]);
rectangle('Position',[750 -1968.75 93.75 93.75], 'FaceColor',[0 0 0]);
rectangle('Position',[843.75 -1968.75 93.75 93.75], 'FaceColor',[0 0 0]);
rectangle('Position',[750 -2062.5 93.75 93.75], 'FaceColor',[0 0 0]);
rectangle('Position',[843.75 -2062.5 93.75 93.75], 'FaceColor',[1 1 1]);
rectangle('Position',[937.5 -1968.75 93.75 93.75], 'FaceColor',[0 0 0]);
rectangle('Position',[1031.25 -1968.75 93.75 93.75], 'FaceColor',[0 0 0]);
rectangle('Position',[937.5 -2062.5 93.75 93.75], 'FaceColor',[1 1 1]);
rectangle('Position',[1031.25 -2062.5 93.75 93.75], 'FaceColor',[1 1 1]);
rectangle('Position',[750 -2156.25 93.75 93.75], 'FaceColor',[0 0 0]);
rectangle('Position',[843.75 -2156.25 93.75 93.75], 'FaceColor',[1 1 1]);
rectangle('Position',[750 -2250 93.75 93.75], 'FaceColor',[0 0 0]);
rectangle('Position',[843.75 -2250 93.75 93.75], 'FaceColor',[1 1 1]);
rectangle('Position',[0 -2343.75 93.75 93.75], 'FaceColor',[0 0 0]);
rectangle('Position',[93.75 -2343.75 93.75 93.75], 'FaceColor',[1 1 1]);
rectangle('Position',[0 -2437.5 93.75 93.75], 'FaceColor',[0 0 0]);
rectangle('Position',[93.75 -2437.5 93.75 93.75], 'FaceColor',[1 1 1]);
rectangle('Position',[0 -2531.25 93.75 93.75], 'FaceColor',[0 0 0]);
rectangle('Position',[93.75 -2531.25 93.75 93.75], 'FaceColor',[1 1 1]);
rectangle('Position',[0 -2625 93.75 93.75], 'FaceColor',[0 0 0]);
rectangle('Position',[93.75 -2625 93.75 93.75], 'FaceColor',[1 1 1]);
rectangle('Position',[187.5 -2531.25 93.75 93.75], 'FaceColor',[1 1 1]);
rectangle('Position',[281.25 -2531.25 93.75 93.75], 'FaceColor',[0 0 0]);
rectangle('Position',[187.5 -2625 93.75 93.75], 'FaceColor',[1 1 1]);
rectangle('Position',[281.25 -2625 93.75 93.75], 'FaceColor',[0 0 0]);
rectangle('Position',[562.5 -2343.75 93.75 93.75], 'FaceColor',[1 1 1]);
rectangle('Position',[656.25 -2343.75 93.75 93.75], 'FaceColor',[0 0 0]);
rectangle('Position',[562.5 -2437.5 93.75 93.75], 'FaceColor',[1 1 1]);
rectangle('Position',[656.25 -2437.5 93.75 93.75], 'FaceColor',[0 0 0]);
rectangle('Position',[0 -2718.75 93.75 93.75], 'FaceColor',[0 0 0]);
rectangle('Position',[93.75 -2718.75 93.75 93.75], 'FaceColor',[1 1 1]);
rectangle('Position',[0 -2812.5 93.75 93.75], 'FaceColor',[0 0 0]);
rectangle('Position',[93.75 -2812.5 93.75 93.75], 'FaceColor',[1 1 1]);
rectangle('Position',[0 -2906.25 93.75 93.75], 'FaceColor',[0 0 0]);
rectangle('Position',[93.75 -2906.25 93.75 93.75], 'FaceColor',[1 1 1]);
rectangle('Position',[0 -3000 93.75 93.75], 'FaceColor',[0 0 0]);
rectangle('Position',[93.75 -3000 93.75 93.75], 'FaceColor',[0 0 0]);
rectangle('Position',[187.5 -2906.25 93.75 93.75], 'FaceColor',[1 1 1]);
rectangle('Position',[281.25 -2906.25 93.75 93.75], 'FaceColor',[1 1 1]);
rectangle('Position',[187.5 -3000 93.75 93.75], 'FaceColor',[0 0 0]);
rectangle('Position',[281.25 -3000 93.75 93.75], 'FaceColor',[0 0 0]);
rectangle('Position',[562.5 -2718.75 93.75 93.75], 'FaceColor',[1 1 1]);
rectangle('Position',[656.25 -2718.75 93.75 93.75], 'FaceColor',[0 0 0]);
rectangle('Position',[562.5 -2812.5 93.75 93.75], 'FaceColor',[1 1 1]);
rectangle('Position',[656.25 -2812.5 93.75 93.75], 'FaceColor',[0 0 0]);
rectangle('Position',[375 -2906.25 93.75 93.75], 'FaceColor',[1 1 1]);
rectangle('Position',[468.75 -2906.25 93.75 93.75], 'FaceColor',[1 1 1]);
rectangle('Position',[375 -3000 93.75 93.75], 'FaceColor',[0 0 0]);
rectangle('Position',[468.75 -3000 93.75 93.75], 'FaceColor',[0 0 0]);
rectangle('Position',[562.5 -2906.25 93.75 93.75], 'FaceColor',[1 1 1]);
rectangle('Position',[656.25 -2906.25 93.75 93.75], 'FaceColor',[0 0 0]);
rectangle('Position',[562.5 -3000 93.75 93.75], 'FaceColor',[0 0 0]);
rectangle('Position',[656.25 -3000 93.75 93.75], 'FaceColor',[0 0 0]);
rectangle('Position',[750 -2343.75 93.75 93.75], 'FaceColor',[0 0 0]);
rectangle('Position',[843.75 -2343.75 93.75 93.75], 'FaceColor',[1 1 1]);
rectangle('Position',[750 -2437.5 93.75 93.75], 'FaceColor',[0 0 0]);
rectangle('Position',[843.75 -2437.5 93.75 93.75], 'FaceColor',[1 1 1]);
rectangle('Position',[750 -2531.25 93.75 93.75], 'FaceColor',[0 0 0]);
rectangle('Position',[843.75 -2531.25 93.75 93.75], 'FaceColor',[1 1 1]);
rectangle('Position',[750 -2625 93.75 93.75], 'FaceColor',[0 0 0]);
rectangle('Position',[843.75 -2625 93.75 93.75], 'FaceColor',[0 0 0]);
rectangle('Position',[937.5 -2531.25 93.75 93.75], 'FaceColor',[1 1 1]);
rectangle('Position',[1031.25 -2531.25 93.75 93.75], 'FaceColor',[1 1 1]);
rectangle('Position',[937.5 -2625 93.75 93.75], 'FaceColor',[0 0 0]);
rectangle('Position',[1031.25 -2625 93.75 93.75], 'FaceColor',[0 0 0]);
rectangle('Position',[1125 -2343.75 93.75 93.75], 'FaceColor',[0 0 0]);
rectangle('Position',[1218.75 -2343.75 93.75 93.75], 'FaceColor',[0 0 0]);
rectangle('Position',[1125 -2437.5 93.75 93.75], 'FaceColor',[1 1 1]);
rectangle('Position',[1218.75 -2437.5 93.75 93.75], 'FaceColor',[1 1 1]);
rectangle('Position',[1312.5 -2343.75 93.75 93.75], 'FaceColor',[0 0 0]);
rectangle('Position',[1406.25 -2343.75 93.75 93.75], 'FaceColor',[0 0 0]);
rectangle('Position',[1312.5 -2437.5 93.75 93.75], 'FaceColor',[1 1 1]);
rectangle('Position',[1406.25 -2437.5 93.75 93.75], 'FaceColor',[1 1 1]);
rectangle('Position',[1125 -2531.25 93.75 93.75], 'FaceColor',[1 1 1]);
rectangle('Position',[1218.75 -2531.25 93.75 93.75], 'FaceColor',[1 1 1]);
rectangle('Position',[1125 -2625 93.75 93.75], 'FaceColor',[0 0 0]);
rectangle('Position',[1218.75 -2625 93.75 93.75], 'FaceColor',[0 0 0]);
rectangle('Position',[1312.5 -2531.25 93.75 93.75], 'FaceColor',[1 1 1]);
rectangle('Position',[1406.25 -2531.25 93.75 93.75], 'FaceColor',[1 1 1]);
rectangle('Position',[1312.5 -2625 93.75 93.75], 'FaceColor',[0 0 0]);
rectangle('Position',[1406.25 -2625 93.75 93.75], 'FaceColor',[1 1 1]);
rectangle('Position',[750 -2718.75 93.75 93.75], 'FaceColor',[0 0 0]);
rectangle('Position',[843.75 -2718.75 93.75 93.75], 'FaceColor',[0 0 0]);
rectangle('Position',[750 -2812.5 93.75 93.75], 'FaceColor',[0 0 0]);
rectangle('Position',[843.75 -2812.5 93.75 93.75], 'FaceColor',[1 1 1]);
rectangle('Position',[937.5 -2718.75 93.75 93.75], 'FaceColor',[0 0 0]);
rectangle('Position',[1031.25 -2718.75 93.75 93.75], 'FaceColor',[0 0 0]);
rectangle('Position',[937.5 -2812.5 93.75 93.75], 'FaceColor',[1 1 1]);
rectangle('Position',[1031.25 -2812.5 93.75 93.75], 'FaceColor',[1 1 1]);
rectangle('Position',[750 -2906.25 93.75 93.75], 'FaceColor',[0 0 0]);
rectangle('Position',[843.75 -2906.25 93.75 93.75], 'FaceColor',[1 1 1]);
rectangle('Position',[750 -3000 93.75 93.75], 'FaceColor',[0 0 0]);
rectangle('Position',[843.75 -3000 93.75 93.75], 'FaceColor',[0 0 0]);
rectangle('Position',[937.5 -2906.25 93.75 93.75], 'FaceColor',[1 1 1]);
rectangle('Position',[1031.25 -2906.25 93.75 93.75], 'FaceColor',[1 1 1]);
rectangle('Position',[937.5 -3000 93.75 93.75], 'FaceColor',[0 0 0]);
rectangle('Position',[1031.25 -3000 93.75 93.75], 'FaceColor',[0 0 0]);
rectangle('Position',[1125 -2718.75 93.75 93.75], 'FaceColor',[0 0 0]);
rectangle('Position',[1218.75 -2718.75 93.75 93.75], 'FaceColor',[0 0 0]);
rectangle('Position',[1125 -2812.5 93.75 93.75], 'FaceColor',[1 1 1]);
rectangle('Position',[1218.75 -2812.5 93.75 93.75], 'FaceColor',[1 1 1]);
rectangle('Position',[1312.5 -2718.75 93.75 93.75], 'FaceColor',[0 0 0]);
rectangle('Position',[1406.25 -2718.75 93.75 93.75], 'FaceColor',[1 1 1]);
rectangle('Position',[1312.5 -2812.5 93.75 93.75], 'FaceColor',[1 1 1]);
rectangle('Position',[1406.25 -2812.5 93.75 93.75], 'FaceColor',[1 1 1]);
rectangle('Position',[1125 -2906.25 93.75 93.75], 'FaceColor',[1 1 1]);
rectangle('Position',[1218.75 -2906.25 93.75 93.75], 'FaceColor',[1 1 1]);
rectangle('Position',[1125 -3000 93.75 93.75], 'FaceColor',[0 0 0]);
rectangle('Position',[1218.75 -3000 93.75 93.75], 'FaceColor',[0 0 0]);
rectangle('Position',[1312.5 -2906.25 93.75 93.75], 'FaceColor',[1 1 1]);
rectangle('Position',[1406.25 -2906.25 93.75 93.75], 'FaceColor',[1 1 1]);
rectangle('Position',[1312.5 -3000 93.75 93.75], 'FaceColor',[0 0 0]);
rectangle('Position',[1406.25 -3000 93.75 93.75], 'FaceColor',[0 0 0]);
rectangle('Position',[1687.5 -1593.75 93.75 93.75], 'FaceColor',[0 0 0]);
rectangle('Position',[1781.25 -1593.75 93.75 93.75], 'FaceColor',[0 0 0]);
rectangle('Position',[1687.5 -1687.5 93.75 93.75], 'FaceColor',[0 0 0]);
rectangle('Position',[1781.25 -1687.5 93.75 93.75], 'FaceColor',[1 1 1]);
rectangle('Position',[1687.5 -1781.25 93.75 93.75], 'FaceColor',[0 0 0]);
rectangle('Position',[1781.25 -1781.25 93.75 93.75], 'FaceColor',[1 1 1]);
rectangle('Position',[1687.5 -1875 93.75 93.75], 'FaceColor',[0 0 0]);
rectangle('Position',[1781.25 -1875 93.75 93.75], 'FaceColor',[1 1 1]);
rectangle('Position',[1875 -1593.75 93.75 93.75], 'FaceColor',[0 0 0]);
rectangle('Position',[1968.75 -1593.75 93.75 93.75], 'FaceColor',[1 1 1]);
rectangle('Position',[1875 -1687.5 93.75 93.75], 'FaceColor',[1 1 1]);
rectangle('Position',[1968.75 -1687.5 93.75 93.75], 'FaceColor',[1 1 1]);
rectangle('Position',[1500 -1968.75 93.75 93.75], 'FaceColor',[0 0 0]);
rectangle('Position',[1593.75 -1968.75 93.75 93.75], 'FaceColor',[0 0 0]);
rectangle('Position',[1500 -2062.5 93.75 93.75], 'FaceColor',[1 1 1]);
rectangle('Position',[1593.75 -2062.5 93.75 93.75], 'FaceColor',[1 1 1]);
rectangle('Position',[1687.5 -1968.75 93.75 93.75], 'FaceColor',[0 0 0]);
rectangle('Position',[1781.25 -1968.75 93.75 93.75], 'FaceColor',[1 1 1]);
rectangle('Position',[1687.5 -2062.5 93.75 93.75], 'FaceColor',[1 1 1]);
rectangle('Position',[1781.25 -2062.5 93.75 93.75], 'FaceColor',[1 1 1]);
rectangle('Position',[2625 -1593.75 93.75 93.75], 'FaceColor',[1 1 1]);
rectangle('Position',[2718.75 -1593.75 93.75 93.75], 'FaceColor',[0 0 0]);
rectangle('Position',[2625 -1687.5 93.75 93.75], 'FaceColor',[1 1 1]);
rectangle('Position',[2718.75 -1687.5 93.75 93.75], 'FaceColor',[0 0 0]);
rectangle('Position',[2812.5 -1781.25 93.75 93.75], 'FaceColor',[1 1 1]);
rectangle('Position',[2906.25 -1781.25 93.75 93.75], 'FaceColor',[0 0 0]);
rectangle('Position',[2812.5 -1875 93.75 93.75], 'FaceColor',[1 1 1]);
rectangle('Position',[2906.25 -1875 93.75 93.75], 'FaceColor',[0 0 0]);
rectangle('Position',[2812.5 -1968.75 93.75 93.75], 'FaceColor',[1 1 1]);
rectangle('Position',[2906.25 -1968.75 93.75 93.75], 'FaceColor',[0 0 0]);
rectangle('Position',[2812.5 -2062.5 93.75 93.75], 'FaceColor',[1 1 1]);
rectangle('Position',[2906.25 -2062.5 93.75 93.75], 'FaceColor',[0 0 0]);
rectangle('Position',[1500 -2343.75 93.75 93.75], 'FaceColor',[0 0 0]);
rectangle('Position',[1593.75 -2343.75 93.75 93.75], 'FaceColor',[0 0 0]);
rectangle('Position',[1500 -2437.5 93.75 93.75], 'FaceColor',[1 1 1]);
rectangle('Position',[1593.75 -2437.5 93.75 93.75], 'FaceColor',[0 0 0]);
rectangle('Position',[1500 -2531.25 93.75 93.75], 'FaceColor',[1 1 1]);
rectangle('Position',[1593.75 -2531.25 93.75 93.75], 'FaceColor',[0 0 0]);
rectangle('Position',[1500 -2625 93.75 93.75], 'FaceColor',[1 1 1]);
rectangle('Position',[1593.75 -2625 93.75 93.75], 'FaceColor',[0 0 0]);
rectangle('Position',[1875 -2531.25 93.75 93.75], 'FaceColor',[1 1 1]);
rectangle('Position',[1968.75 -2531.25 93.75 93.75], 'FaceColor',[1 1 1]);
rectangle('Position',[1875 -2625 93.75 93.75], 'FaceColor',[0 0 0]);
rectangle('Position',[1968.75 -2625 93.75 93.75], 'FaceColor',[0 0 0]);
rectangle('Position',[2062.5 -2531.25 93.75 93.75], 'FaceColor',[1 1 1]);
rectangle('Position',[2156.25 -2531.25 93.75 93.75], 'FaceColor',[1 1 1]);
rectangle('Position',[2062.5 -2625 93.75 93.75], 'FaceColor',[0 0 0]);
rectangle('Position',[2156.25 -2625 93.75 93.75], 'FaceColor',[1 1 1]);
rectangle('Position',[1500 -2718.75 93.75 93.75], 'FaceColor',[1 1 1]);
rectangle('Position',[1593.75 -2718.75 93.75 93.75], 'FaceColor',[0 0 0]);
rectangle('Position',[1500 -2812.5 93.75 93.75], 'FaceColor',[1 1 1]);
rectangle('Position',[1593.75 -2812.5 93.75 93.75], 'FaceColor',[0 0 0]);
rectangle('Position',[1500 -2906.25 93.75 93.75], 'FaceColor',[1 1 1]);
rectangle('Position',[1593.75 -2906.25 93.75 93.75], 'FaceColor',[0 0 0]);
rectangle('Position',[1500 -3000 93.75 93.75], 'FaceColor',[0 0 0]);
rectangle('Position',[1593.75 -3000 93.75 93.75], 'FaceColor',[0 0 0]);
rectangle('Position',[1875 -2718.75 93.75 93.75], 'FaceColor',[0 0 0]);
rectangle('Position',[1968.75 -2718.75 93.75 93.75], 'FaceColor',[0 0 0]);
rectangle('Position',[1875 -2812.5 93.75 93.75], 'FaceColor',[1 1 1]);
rectangle('Position',[1968.75 -2812.5 93.75 93.75], 'FaceColor',[1 1 1]);
rectangle('Position',[2062.5 -2718.75 93.75 93.75], 'FaceColor',[0 0 0]);
rectangle('Position',[2156.25 -2718.75 93.75 93.75], 'FaceColor',[1 1 1]);
rectangle('Position',[2062.5 -2812.5 93.75 93.75], 'FaceColor',[1 1 1]);
rectangle('Position',[2156.25 -2812.5 93.75 93.75], 'FaceColor',[1 1 1]);
rectangle('Position',[1875 -2906.25 93.75 93.75], 'FaceColor',[1 1 1]);
rectangle('Position',[1968.75 -2906.25 93.75 93.75], 'FaceColor',[1 1 1]);
rectangle('Position',[1875 -3000 93.75 93.75], 'FaceColor',[0 0 0]);
rectangle('Position',[1968.75 -3000 93.75 93.75], 'FaceColor',[0 0 0]);
rectangle('Position',[2062.5 -2906.25 93.75 93.75], 'FaceColor',[1 1 1]);
rectangle('Position',[2156.25 -2906.25 93.75 93.75], 'FaceColor',[1 1 1]);
rectangle('Position',[2062.5 -3000 93.75 93.75], 'FaceColor',[0 0 0]);
rectangle('Position',[2156.25 -3000 93.75 93.75], 'FaceColor',[0 0 0]);
rectangle('Position',[2250 -2343.75 93.75 93.75], 'FaceColor',[0 0 0]);
rectangle('Position',[2343.75 -2343.75 93.75 93.75], 'FaceColor',[0 0 0]);
rectangle('Position',[2250 -2437.5 93.75 93.75], 'FaceColor',[1 1 1]);
rectangle('Position',[2343.75 -2437.5 93.75 93.75], 'FaceColor',[1 1 1]);
rectangle('Position',[2625 -2343.75 93.75 93.75], 'FaceColor',[0 0 0]);
rectangle('Position',[2718.75 -2343.75 93.75 93.75], 'FaceColor',[0 0 0]);
rectangle('Position',[2625 -2437.5 93.75 93.75], 'FaceColor',[1 1 1]);
rectangle('Position',[2718.75 -2437.5 93.75 93.75], 'FaceColor',[1 1 1]);
rectangle('Position',[2812.5 -2343.75 93.75 93.75], 'FaceColor',[0 0 0]);
rectangle('Position',[2906.25 -2343.75 93.75 93.75], 'FaceColor',[0 0 0]);
rectangle('Position',[2812.5 -2437.5 93.75 93.75], 'FaceColor',[1 1 1]);
rectangle('Position',[2906.25 -2437.5 93.75 93.75], 'FaceColor',[0 0 0]);
rectangle('Position',[2812.5 -2531.25 93.75 93.75], 'FaceColor',[1 1 1]);
rectangle('Position',[2906.25 -2531.25 93.75 93.75], 'FaceColor',[0 0 0]);
rectangle('Position',[2812.5 -2625 93.75 93.75], 'FaceColor',[1 1 1]);
rectangle('Position',[2906.25 -2625 93.75 93.75], 'FaceColor',[0 0 0]);
rectangle('Position',[2437.5 -2718.75 93.75 93.75], 'FaceColor',[0 0 0]);
rectangle('Position',[2531.25 -2718.75 93.75 93.75], 'FaceColor',[0 0 0]);
rectangle('Position',[2437.5 -2812.5 93.75 93.75], 'FaceColor',[1 1 1]);
rectangle('Position',[2531.25 -2812.5 93.75 93.75], 'FaceColor',[1 1 1]);
rectangle('Position',[2250 -2906.25 93.75 93.75], 'FaceColor',[1 1 1]);
rectangle('Position',[2343.75 -2906.25 93.75 93.75], 'FaceColor',[1 1 1]);
rectangle('Position',[2250 -3000 93.75 93.75], 'FaceColor',[0 0 0]);
rectangle('Position',[2343.75 -3000 93.75 93.75], 'FaceColor',[0 0 0]);
rectangle('Position',[2437.5 -2906.25 93.75 93.75], 'FaceColor',[1 1 1]);
rectangle('Position',[2531.25 -2906.25 93.75 93.75], 'FaceColor',[1 1 1]);
rectangle('Position',[2437.5 -3000 93.75 93.75], 'FaceColor',[0 0 0]);
rectangle('Position',[2531.25 -3000 93.75 93.75], 'FaceColor',[0 0 0]);
rectangle('Position',[2812.5 -2718.75 93.75 93.75], 'FaceColor',[1 1 1]);
rectangle('Position',[2906.25 -2718.75 93.75 93.75], 'FaceColor',[0 0 0]);
rectangle('Position',[2812.5 -2812.5 93.75 93.75], 'FaceColor',[1 1 1]);
rectangle('Position',[2906.25 -2812.5 93.75 93.75], 'FaceColor',[0 0 0]);
rectangle('Position',[2625 -2906.25 93.75 93.75], 'FaceColor',[1 1 1]);
rectangle('Position',[2718.75 -2906.25 93.75 93.75], 'FaceColor',[1 1 1]);
rectangle('Position',[2625 -3000 93.75 93.75], 'FaceColor',[0 0 0]);
rectangle('Position',[2718.75 -3000 93.75 93.75], 'FaceColor',[0 0 0]);
rectangle('Position',[2812.5 -2906.25 93.75 93.75], 'FaceColor',[1 1 1]);
rectangle('Position',[2906.25 -2906.25 93.75 93.75], 'FaceColor',[0 0 0]);
rectangle('Position',[2812.5 -3000 93.75 93.75], 'FaceColor',[0 0 0]);
rectangle('Position',[2906.25 -3000 93.75 93.75], 'FaceColor',[0 0 0]);
X=[2800,2718.75,2718.75,2578.12,2484.38,2390.62,2296.88,2296.88,2390.62,2484.38,2578.12,2718.75,2718.75,2578.12,2484.38,2343.75,2156.25,1968.75,1828.12,1734.38,1640.62,1546.88,1406.25,1218.75,1031.25,890.625,890.625,843.75,656.25,468.75,515.625,515.625,515.625,515.625,468.75,281.25,200];
Y=[-200,-281.25,-468.75,-609.375,-609.375,-609.375,-703.125,-796.875,-890.625,-890.625,-890.625,-1031.25,-1218.75,-1265.62,-1265.62,-1406.25,-1593.75,-1781.25,-1921.88,-2015.62,-2015.62,-2015.62,-1968.75,-1781.25,-1593.75,-1453.12,-1359.38,-1218.75,-1031.25,-843.75,-703.125,-609.375,-515.625,-421.875,-281.25,-281.25,-200];
hold on;
plot(X,Y,'r');
legend('5641.58','Location','southoutside');
